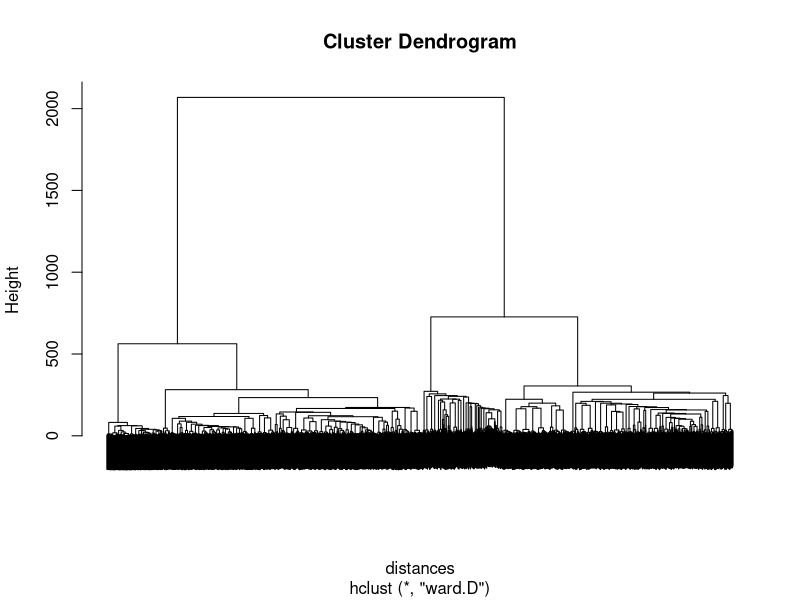
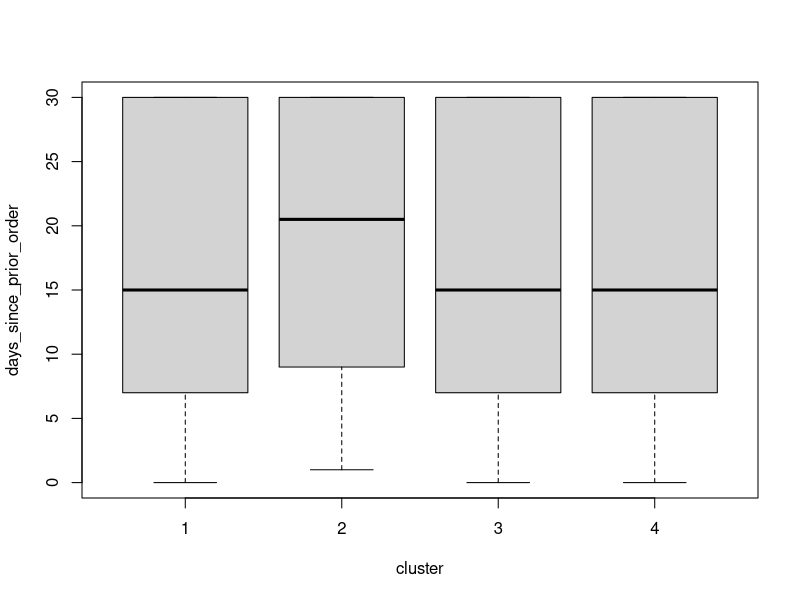
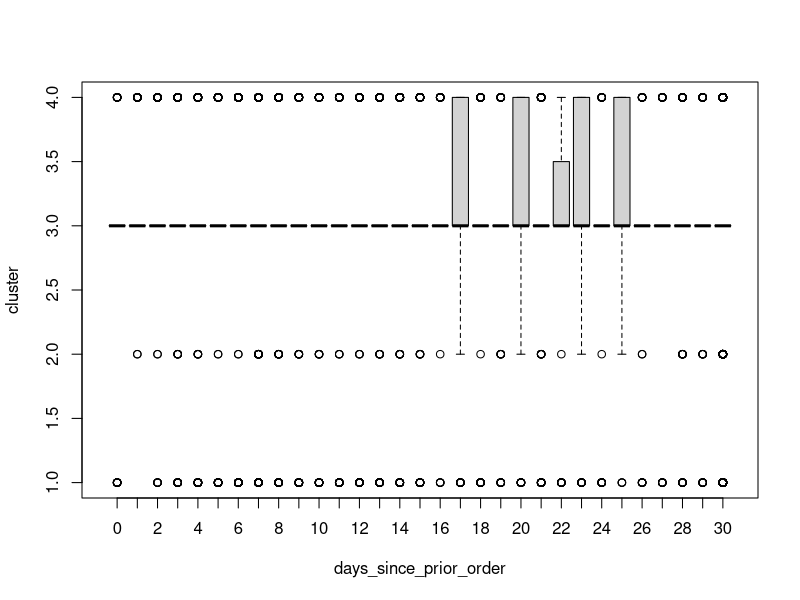

Write R code to recreate these figures, in order. (Note: this script raises an error after producing the figures.)
# UNDERSTANDING GROCERY SHOPPING BEHAVIOR

## In Unit 6, we saw how clustering can be used for market segmentation, the idea of dividing airline passengers into small, more similar groups, 
## and then designing a marketing strategy specifically for each group.  In this problem, we'll see how this idea can be applied to online grocery 
## order data.
## In this problem, we'll use the dataset from Instacart.com (https://www.instacart.com/datasets/grocery-shopping-2017), a grocery delivery service 
## that connects customers with Personal Shoppers who pick up and deliver the groceries from local stores. The open data contains order, product, 
## and aisles detailed information. In the data we prepared, each row (observation) represents a unique order, where the different product information 
## was aggregated. 

setwd("C:/Users/vay/Documents/GitHub/MIT15.071-Analytics_Edge/Final Exam")
orders = read.csv("orders.csv")
str(orders)

## What time of day are most orders placed?
table(orders$order_hour_of_day)

## What is the average days since prior order?
mean(orders$days_since_prior_order)

## What's the correlation between the orders of "fresh.fruits" and "fresh.vegetables"?
cor(orders$fresh.fruits, orders$fresh.vegetables)

## In the dataset, what proportion of orders have at least one item from the frozen.pizza aisle?
sub1 = subset(orders, frozen.pizza >= 1)
nrow(sub1)/nrow(orders)

## Normalizing the Data
orders.aisle = orders[, 5:ncol(orders)]
library(caret)
preproc = preProcess(orders.aisle)
ordersNorm = predict(preproc, orders.aisle)

## What is the maximum value of frozen.dessert after normalization?
max(ordersNorm$frozen.dessert)

## What is the minimum value of soft.drinks in the normalized dataset?
min(ordersNorm$soft.drinks)

## Creating dendogram of the data
distances <- dist(ordersNorm, method = "euclidean")
ClusterProducts <- hclust(distances, method = "ward.D")
plot(ClusterProducts, labels = FALSE)

## k-means clustering
set.seed(200)
k = 4
Kcluster = kmeans(ordersNorm, centers = k)
clusterGroups = Kcluster$cluster
Kclust.1 = subset(ordersNorm, clusterGroups == 1)
Kclust.2 = subset(ordersNorm, clusterGroups == 2)
Kclust.3 = subset(ordersNorm, clusterGroups == 3)
Kclust.4 = subset(ordersNorm, clusterGroups == 4)

## How many observations are in the smallest cluster?
nrow(Kclust.4)

## How many observations are in the largest cluster?
nrow(Kclust.3)

tail(sort(colMeans(Kclust.1)))
tail(sort(colMeans(Kclust.2)))
tail(sort(colMeans(Kclust.3)))
tail(sort(colMeans(Kclust.4)))

## Which cluster best fits the description "orders mostly consistents of cleaning supplies, beauty, and some pantry foods"?
### Cluster 1 [CORRECT]

## Which cluster best fits the description "frozen desserts"?
### Cluster 4 [CORRECT]

## Which cluster on average has the smallest amount of items ordered?


## Which cluster has the latest average hour of the day?
tapply(orders$order_hour_of_day, clusterGroups == 1, mean)
tapply(orders$order_hour_of_day, clusterGroups == 2, mean)
tapply(orders$order_hour_of_day, clusterGroups == 3, mean)
tapply(orders$order_hour_of_day, clusterGroups == 4, mean)

## Which cluster has the longest average days since prior order?
tapply(orders$days_since_prior_order, clusterGroups == 1, mean)
tapply(orders$days_since_prior_order, clusterGroups == 2, mean)
tapply(orders$days_since_prior_order, clusterGroups == 3, mean)
tapply(orders$days_since_prior_order, clusterGroups == 4, mean)

## Which of the following visualizations could be used to observe the distribution of days_since_prior_order, broken down by cluster?
### A box plot of the variable days_since_prior_order, subdivided by cluster [MAYBE]
### A box plot of the clusters, subdivided by days_since_prior_order values [NO NO NO]
### ggplot with the cluster number on the x-axis and days_since_prior_order on the y-axis, plotting with geom_histogram() [ NO ]
### ggplot with the cluster number on the x-axis and days_since_prior_order on the y-axis, cluster number as group, plotting with geom_boxplot() [ YES ]
orders$cluster = clusterGroups

boxplot(days_since_prior_order ~ cluster, data = orders)
boxplot(cluster ~ days_since_prior_order, data = orders)

library(ggplot2)
ggplot() + 
    geom_histogram(mapping = aes(x = orders$cluster, y = orders$order_hour_of_day))
